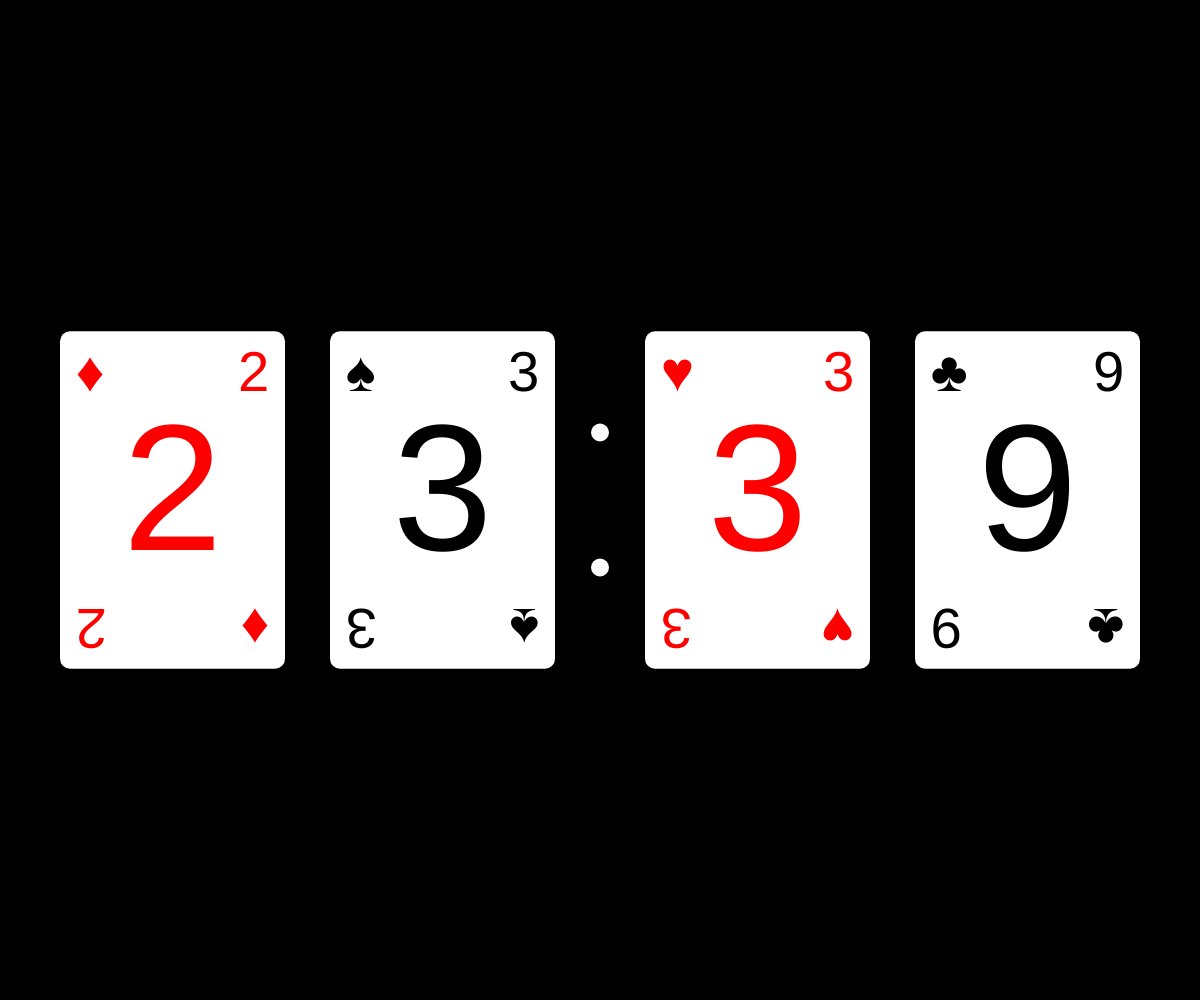
Frame 1 (no input)
Frame 60 (no input): identical to frame 1, image omitted
Frame 120 (the mouse pressed at the canvas centre since frame 60): identical to frame 1, image omitted

The p5.js sketch that drew this single still picture (run headless with seeded random() and noise() and a simulated clock; from frame 60 on, the mouse is pressed at the canvas centre):

// p5.js sketch
// ── sketch.js
let symbols = ['♥', '♦', '♣', '♠'];

let redSymbols = ['♥', '♦'];
let blackSymbols = ['♣', '♠'];

let redColor = '#FF0000';
let blackColor = '#000000';

// Variabili per memorizzare lo stato dei simboli
let h1Symbol = null;
let h2Symbol = null;
let m1Symbol = null;
let m2Symbol = null;

// Variabili per memorizzare le cifre precedenti
let prevH1 = null;
let prevH2 = null;
let prevM1 = null;
let prevM2 = null;

// --- Dichiarazioni variabili per dimensioni (verranno calcolate dinamicamente) ---
let cardWidth;
let cardHeight;
let spacing;
let colonExtraSpace;
let cornerOffset;
let mainTextSize;
let cornerTextSize;
let colonDotSize;
let colonDotSpacing;

function setup() {
  createCanvas(windowWidth, windowHeight);
  angleMode(DEGREES);
  textAlign(CENTER, CENTER);
  noStroke();
  calculateResponsiveDimensions(); // Calcola le dimensioni al setup

  // Inizializza le cifre precedenti per forzare il primo aggiornamento dei simboli
  prevH1 = '';
  prevH2 = '';
  prevM1 = '';
  prevM2 = '';
}

function draw() {
  background(0);
  translate(width / 2, height / 2);

  let h = hour();
  let m = minute();

  let displayH = nf(h, 2);
  let displayM = nf(m, 2);

  // --- Logica di scelta dei simboli per ogni carta (invariata rispetto all'ultima versione) ---
  if (displayH.charAt(0) !== prevH1 || h1Symbol === null) {
    h1Symbol = random(redSymbols);
    if (m1Symbol === h1Symbol || m1Symbol === null) {
      let availableForM1 = redSymbols.filter(s => s !== h1Symbol);
      m1Symbol = random(availableForM1.length > 0 ? availableForM1 : redSymbols);
    }
  } else if (displayM.charAt(0) !== prevM1 || m1Symbol === null) {
    let availableForM1 = redSymbols.filter(s => s !== h1Symbol);
    m1Symbol = random(availableForM1.length > 0 ? availableForM1 : redSymbols);
  }

  if (displayH.charAt(1) !== prevH2 || h2Symbol === null) {
    h2Symbol = random(blackSymbols);
    if (m2Symbol === h2Symbol || m2Symbol === null) {
      let availableForM2 = blackSymbols.filter(s => s !== h2Symbol);
      m2Symbol = random(availableForM2.length > 0 ? availableForM2 : blackSymbols);
    }
  } else if (displayM.charAt(1) !== prevM2 || m2Symbol === null) {
    let availableForM2 = blackSymbols.filter(s => s !== h2Symbol);
    m2Symbol = random(availableForM2.length > 0 ? availableForM2 : blackSymbols);
  }

  prevH1 = displayH.charAt(0);
  prevH2 = displayH.charAt(1);
  prevM1 = displayM.charAt(0);
  prevM2 = displayM.charAt(1);

  // --- Calcolo posizionamento carte (basato sulle dimensioni calcolate) ---
  let hoursBlockWidth = (cardWidth * 2) + spacing;
  let minutesBlockWidth = (cardWidth * 2) + spacing;
  let colonBlockWidth = colonExtraSpace;

  let totalClockWidth = hoursBlockWidth + colonBlockWidth + minutesBlockWidth;
  let startX = -totalClockWidth / 2 + (cardWidth / 2);

  drawCard(startX, 0, displayH.charAt(0), h1Symbol, redColor);
  drawCard(startX + cardWidth + spacing, 0, displayH.charAt(1), h2Symbol, blackColor);

  let colonX = (startX + cardWidth + spacing) + (cardWidth / 2) + (colonExtraSpace / 2);
  drawColon(colonX, 0);

  drawCard(colonX + colonExtraSpace / 2 + cardWidth / 2, 0, displayM.charAt(0), m1Symbol, redColor);
  drawCard(colonX + colonExtraSpace / 2 + cardWidth * 1.5 + spacing, 0, displayM.charAt(1), m2Symbol, blackColor);
}

// --- Funzione modificata per calcolare le dimensioni responsive e prevenire overflow ---
function calculateResponsiveDimensions() {
  // --- NUOVI FATTORI DI MARGINE ---
  // Lascia un margine del 10% sui lati (5% a sx, 5% a dx) e 15% in alto/basso
  let horizontalPaddingFactor = 0.10;
  let verticalPaddingFactor = 0.15;

  let usableWidth = windowWidth * (1 - horizontalPaddingFactor);
  let usableHeight = windowHeight * (1 - verticalPaddingFactor);

  // Stima la larghezza totale dell'orologio in "unità di cardWidth" + "unità di spacing" + "unità di colonExtraSpace"
  // L'orologio è composto da: 4 * cardWidth + 2 * spacing (tra cifre) + 1 * colonExtraSpace (tra ore e minuti)
  // Per mantenere proporzioni ragionevoli, definiamo spacing e colonExtraSpace come frazioni di cardWidth.
  let estimatedSpacingFactor = 0.2; // spacing = cardWidth * 0.2
  let estimatedColonExtraSpaceFactor = 0.4; // colonExtraSpace = cardWidth * 0.4

  // Quindi, la larghezza totale stimata dell'orologio è:
  // 4 * cardWidth + 2 * (cardWidth * estimatedSpacingFactor) + 1 * (cardWidth * estimatedColonExtraSpaceFactor)
  // = cardWidth * (4 + 2*0.2 + 1*0.4)
  // = cardWidth * (4 + 0.4 + 0.4)
  // = cardWidth * 4.8
  let totalWidthMultiplier = 4 + (2 * estimatedSpacingFactor) + estimatedColonExtraSpaceFactor; // 4.8

  // Calcola il cardWidth massimo che può stare nella larghezza disponibile
  let maxCardWidthFromWidth = usableWidth / totalWidthMultiplier;

  // Calcola il cardWidth massimo che può stare nell'altezza disponibile (rapporto cardHeight/cardWidth è 1.5)
  // cardHeight = cardWidth * 1.5
  // maxCardHeight = usableHeight
  // cardWidth = maxCardHeight / 1.5
  let maxCardWidthFromHeight = usableHeight / 1.5;

  // Scegli il più piccolo tra i due cardWidth per assicurarti che non esca né orizzontalmente né verticalmente
  cardWidth = min(maxCardWidthFromWidth, maxCardWidthFromHeight);

  // --- Ricalcola tutte le altre dimensioni in base al NUOVO cardWidth ---
  cardHeight = cardWidth * 1.5; // Rapporto 2:3 fisso per le carte

  // Ricalcola spacing e colonExtraSpace basandoli sul nuovo cardWidth
  spacing = cardWidth * estimatedSpacingFactor; // cardWidth * 0.2
  colonExtraSpace = cardWidth * estimatedColonExtraSpaceFactor; // cardWidth * 0.4

  cornerOffset = cardWidth * 0.07;
  mainTextSize = cardWidth * 0.8;
  cornerTextSize = cardWidth * 0.25;

  colonDotSize = cardWidth * 0.08;
  colonDotSpacing = cardWidth * 0.3;
}


function drawCard(x, y, numberChar, currentSymbol, fixedColor) {
  push();
  translate(x, y);

  fill(255);
  rectMode(CENTER);
  rect(0, 0, cardWidth, cardHeight, 10);

  fill(fixedColor);
  noStroke();

  textSize(mainTextSize);
  text(numberChar, 0, 0);

  textSize(cornerTextSize);

  textAlign(LEFT, TOP);
  text(currentSymbol, -cardWidth / 2 + cornerOffset, -cardHeight / 2 + cornerOffset);

  textAlign(RIGHT, TOP);
  text(numberChar, cardWidth / 2 - cornerOffset, -cardHeight / 2 + cornerOffset);

  push();
  translate(cardWidth / 2 - cornerOffset, cardHeight / 2 - cornerOffset);
  rotate(180);
  textAlign(LEFT, TOP);
  text(currentSymbol, 0, 0);
  pop();

  push();
  translate(-cardWidth / 2 + cornerOffset, cardHeight / 2 - cornerOffset);
  rotate(180);
  textAlign(RIGHT, TOP);
  text(numberChar, 0, 0);
  pop();

  pop();
}

function drawColon(x, y) {
  fill(255);
  noStroke();
  ellipse(x, y - colonDotSpacing, colonDotSize, colonDotSize);
  ellipse(x, y + colonDotSpacing, colonDotSize, colonDotSize);
}

function windowResized() {
  resizeCanvas(windowWidth, windowHeight);
  calculateResponsiveDimensions(); // Ricalcola le dimensioni al ridimensionamento
}
